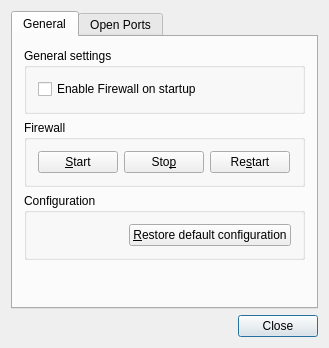
<?xml version="1.0" encoding="UTF-8"?>
<ui version="4.0">
 <class>MainDialog</class>
 <widget class="QDialog" name="MainDialog">
  <property name="geometry">
   <rect>
    <x>0</x>
    <y>0</y>
    <width>329</width>
    <height>348</height>
   </rect>
  </property>
  <property name="windowTitle">
   <string>Firewall Manager</string>
  </property>
  <layout class="QGridLayout">
   <item row="1" column="0">
    <layout class="QHBoxLayout" name="horizontalLayout_3">
     <item>
      <spacer name="horizontalSpacer_2">
       <property name="orientation">
        <enum>Qt::Horizontal</enum>
       </property>
       <property name="sizeHint" stdset="0">
        <size>
         <width>40</width>
         <height>20</height>
        </size>
       </property>
      </spacer>
     </item>
     <item>
      <widget class="QPushButton" name="push_close">
       <property name="text">
        <string>Close</string>
       </property>
      </widget>
     </item>
    </layout>
   </item>
   <item row="0" column="0">
    <widget class="QTabWidget" name="tabWidget4">
     <property name="currentIndex">
      <number>0</number>
     </property>
     <widget class="QWidget" name="tab">
      <attribute name="title">
       <string>General</string>
      </attribute>
      <layout class="QGridLayout">
       <item row="3" column="0">
        <spacer name="spacer6">
         <property name="orientation">
          <enum>Qt::Vertical</enum>
         </property>
         <property name="sizeType">
          <enum>QSizePolicy::Expanding</enum>
         </property>
         <property name="sizeHint" stdset="0">
          <size>
           <width>21</width>
           <height>70</height>
          </size>
         </property>
        </spacer>
       </item>
       <item row="1" column="0">
        <widget class="QGroupBox" name="groupBox_2">
         <property name="title">
          <string>Firewall</string>
         </property>
         <layout class="QGridLayout" name="gridLayout_2">
          <item row="0" column="0">
           <widget class="QPushButton" name="pbStart">
            <property name="text">
             <string>&amp;Start</string>
            </property>
           </widget>
          </item>
          <item row="0" column="1">
           <widget class="QPushButton" name="pbStop">
            <property name="text">
             <string>Sto&amp;p</string>
            </property>
           </widget>
          </item>
          <item row="0" column="2">
           <widget class="QPushButton" name="pbRestart">
            <property name="text">
             <string>Re&amp;start</string>
            </property>
           </widget>
          </item>
          <item row="0" column="3">
           <spacer name="spacer7">
            <property name="orientation">
             <enum>Qt::Horizontal</enum>
            </property>
            <property name="sizeType">
             <enum>QSizePolicy::Expanding</enum>
            </property>
            <property name="sizeHint" stdset="0">
             <size>
              <width>102</width>
              <height>21</height>
             </size>
            </property>
           </spacer>
          </item>
         </layout>
        </widget>
       </item>
       <item row="0" column="0">
        <widget class="QGroupBox" name="groupBox_3">
         <property name="title">
          <string>General settings</string>
         </property>
         <layout class="QGridLayout" name="gridLayout_3">
          <item row="0" column="1">
           <spacer name="spacer8">
            <property name="orientation">
             <enum>Qt::Horizontal</enum>
            </property>
            <property name="sizeType">
             <enum>QSizePolicy::Expanding</enum>
            </property>
            <property name="sizeHint" stdset="0">
             <size>
              <width>156</width>
              <height>21</height>
             </size>
            </property>
           </spacer>
          </item>
          <item row="0" column="0">
           <widget class="QCheckBox" name="cbEnable">
            <property name="text">
             <string>Enable Firewall on startup</string>
            </property>
           </widget>
          </item>
         </layout>
        </widget>
       </item>
       <item row="2" column="0">
        <widget class="QGroupBox" name="groupBox_1">
         <property name="title">
          <string>Configuration</string>
         </property>
         <layout class="QGridLayout" name="gridLayout_1">
          <item row="0" column="1">
           <widget class="QPushButton" name="pbRestore">
            <property name="text">
             <string>&amp;Restore default configuration</string>
            </property>
           </widget>
          </item>
          <item row="0" column="0">
           <spacer name="spacer5_2">
            <property name="orientation">
             <enum>Qt::Horizontal</enum>
            </property>
            <property name="sizeType">
             <enum>QSizePolicy::Expanding</enum>
            </property>
            <property name="sizeHint" stdset="0">
             <size>
              <width>201</width>
              <height>21</height>
             </size>
            </property>
           </spacer>
          </item>
         </layout>
        </widget>
       </item>
      </layout>
     </widget>
     <widget class="QWidget" name="tab_2">
      <attribute name="title">
       <string>Open Ports</string>
      </attribute>
      <layout class="QVBoxLayout" name="verticalLayout">
       <item>
        <widget class="QLabel" name="label">
         <property name="text">
          <string>&lt;html&gt;&lt;head/&gt;&lt;body&gt;&lt;p&gt;Note: These settings are only used when the system is &lt;span style=&quot; font-weight:600;&quot;&gt;not&lt;/span&gt; being routed through Tor&lt;/p&gt;&lt;/body&gt;&lt;/html&gt;</string>
         </property>
         <property name="wordWrap">
          <bool>true</bool>
         </property>
        </widget>
       </item>
       <item>
        <widget class="QTreeWidget" name="tree_openports">
         <property name="selectionMode">
          <enum>QAbstractItemView::MultiSelection</enum>
         </property>
         <property name="sortingEnabled">
          <bool>true</bool>
         </property>
         <property name="allColumnsShowFocus">
          <bool>true</bool>
         </property>
         <attribute name="headerCascadingSectionResizes">
          <bool>false</bool>
         </attribute>
         <attribute name="headerDefaultSectionSize">
          <number>100</number>
         </attribute>
         <attribute name="headerHighlightSections">
          <bool>false</bool>
         </attribute>
         <attribute name="headerShowSortIndicator" stdset="0">
          <bool>true</bool>
         </attribute>
         <attribute name="headerStretchLastSection">
          <bool>true</bool>
         </attribute>
         <column>
          <property name="text">
           <string>Port</string>
          </property>
         </column>
         <column>
          <property name="text">
           <string>Type</string>
          </property>
         </column>
        </widget>
       </item>
       <item>
        <layout class="QHBoxLayout" name="horizontalLayout_2">
         <item>
          <widget class="QPushButton" name="pbDelete">
           <property name="text">
            <string>Close Selected Ports</string>
           </property>
          </widget>
         </item>
         <item>
          <spacer name="spacer5">
           <property name="orientation">
            <enum>Qt::Horizontal</enum>
           </property>
           <property name="sizeType">
            <enum>QSizePolicy::Expanding</enum>
           </property>
           <property name="sizeHint" stdset="0">
            <size>
             <width>100</width>
             <height>21</height>
            </size>
           </property>
          </spacer>
         </item>
        </layout>
       </item>
       <item>
        <layout class="QHBoxLayout" name="horizontalLayout">
         <item>
          <widget class="QPushButton" name="pbAdd">
           <property name="text">
            <string>Open Port</string>
           </property>
          </widget>
         </item>
         <item>
          <widget class="QComboBox" name="combo_porttype">
           <item>
            <property name="text">
             <string notr="true">tcp</string>
            </property>
           </item>
           <item>
            <property name="text">
             <string notr="true">udp</string>
            </property>
           </item>
          </widget>
         </item>
         <item>
          <widget class="QSpinBox" name="spin_portnum">
           <property name="minimum">
            <number>1</number>
           </property>
           <property name="maximum">
            <number>65535</number>
           </property>
          </widget>
         </item>
         <item>
          <spacer name="horizontalSpacer">
           <property name="orientation">
            <enum>Qt::Horizontal</enum>
           </property>
           <property name="sizeHint" stdset="0">
            <size>
             <width>40</width>
             <height>20</height>
            </size>
           </property>
          </spacer>
         </item>
        </layout>
       </item>
      </layout>
     </widget>
    </widget>
   </item>
  </layout>
 </widget>
 <layoutdefault spacing="6" margin="11"/>
 <resources/>
 <connections/>
</ui>
